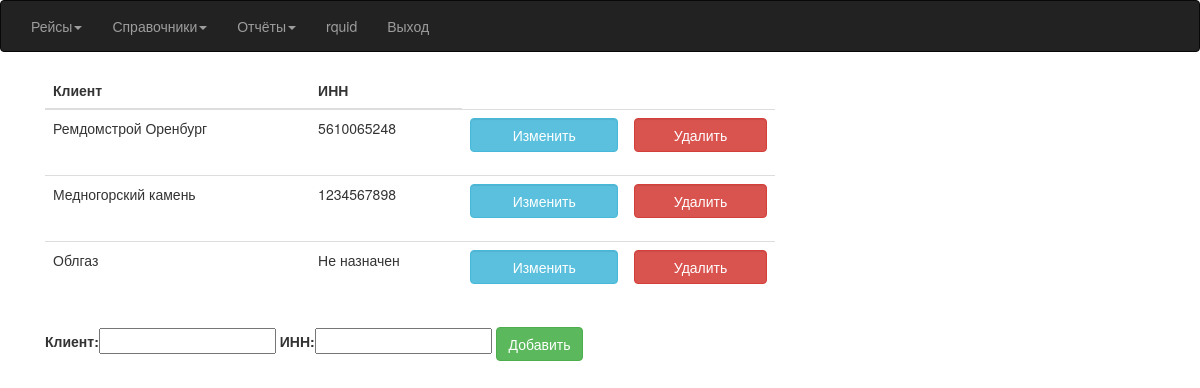
Before: /Customer/ (signed in) with the older database file.
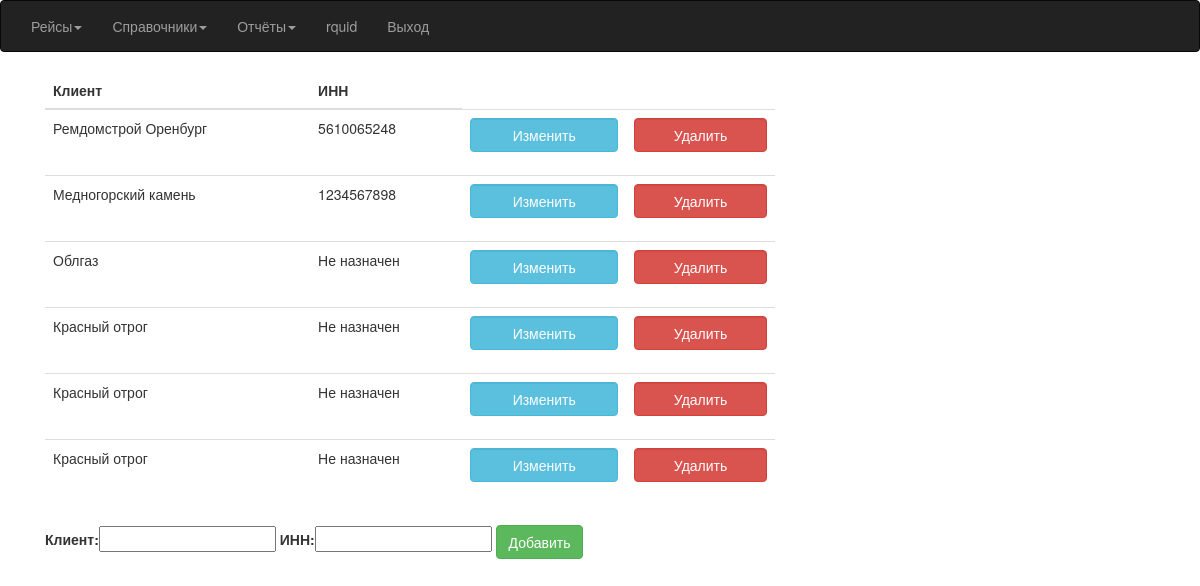
After: the same page with the newer database file.
### Avtoregion/models.py (models this page shows, shortened)
class Customer(models.Model):
    id_customer = models.AutoField(primary_key=True)
    name = models.CharField(max_length=256,  verbose_name='Клиент')
    inn = models.DecimalField(max_digits=12, decimal_places=0, unique=True, null=True, blank=True, verbose_name='ИНН')

### Avtoregion/views.py (the view)
# urls.py: url(r'^Customer/$', views.CustomerViewList.as_view(), name='CustomerList'),
class CustomerViewList(LoginRequiredMixin, ListView):
    model = Customer
    template_name = 'customer.html'
    context_object_name = 'qCustomer'
    def get_context_data(self, **kwargs):
        context = super().get_context_data(**kwargs)
        context['form'] = CustomerForm()
        return context

### Avtoregion/forms.py
class CustomerForm(ModelForm):
    class Meta:
        model = Customer
        fields = ['name', 'inn']
        labels = {'name': 'Клиент', 'inn': 'ИНН'}

### templates/customer.html (shortened to what this page needs)
{% extends "index.html" %}
{% block content %}
 <div class="container">
 <div class="table-responsive col-lg-8">
 {% if qCustomer %}
	 <table class="table table-hover">
		 <thead>
		    <th>Клиент</th>
        <th>ИНН</th>
		 </thead>
		 <tbody>
	 {% for q in qCustomer %}
	    <tr>
		 <td>
			{{ q.name }}
		 </td>
         <td>
            {{ q.inn|default_if_none:'Не назначен'}}
         </td>
		    <td><div class="form-group">
			    <form action="update{{ q.pk }}" method="get">
				    <button class="btn btn-info form-control">Изменить</button>
			    </form>
            </div>
		    </td>
		    <td>
                <div class="form-group">
                    <form action="{% url 'CustomerDelete' %}" method="post">
				    <button class="btn btn-danger form-control delete-confirmation">Удалить</button>
			    </form>
                </div>
		    </td>
	    </tr>
	 {% endfor %}
		 </tbody>
	 </table>
 {% endif %}
     <form action="add" method="post">
        {{ form.as_table }}
        <button class="btn btn-success">Добавить</button>
     </form>
 </div>
</div>
{% endblock %}

Changed rows visible on the page:
added Customer: name "Красный отрог", inn "Не назначен"
added Customer: name "Красный отрог", inn "Не назначен"
added Customer: name "Красный отрог", inn "Не назначен"
